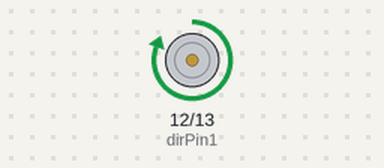
This sketch was run on a simulated Arduino Uno, built with avr-gcc and run on an emulated ATmega328P. Parts: motor-driver pin pairs drawn as motors (green arrow = first pin HIGH = forward, orange = second pin HIGH = backward, longer = more drive, scaled by the enable pin).

Above: at 4.0 s.
At 10.0 s:
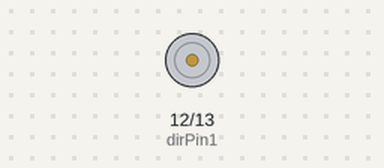
Timing chart, 0 to 15.6 s (numbered marks = the images above):
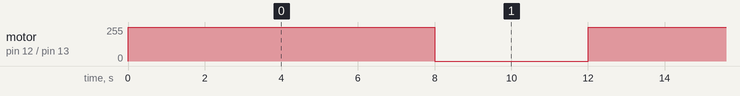

Measured:
- by itself, motor on pin 12 (dirPin1) / pin 13 (dirPin2): alternates forward 255/255 for 8.0 s and stopped for 4.0 s

The sketch:

Motor.ino
```cpp
int speedPin=11;
int dirPin1=12;
int dirPin2=13;
int speedMotor= 255;

void setup() {
  // put your setup code here, to run once:
  pinMode(speedPin, OUTPUT);
  pinMode(dirPin1, OUTPUT);
  pinMode(dirPin2,OUTPUT);
}

void loop() {
  // put your main code here, to run repeatedly:
  digitalWrite(dirPin1, 1);
  digitalWrite(dirPin2, 0);
  analogWrite(speedPin, speedMotor);
  delay(8000);
  digitalWrite(dirPin1, 0);
  digitalWrite(dirPin2, 0);
  analogWrite(speedPin, speedMotor);
  delay(4000);
}
```
